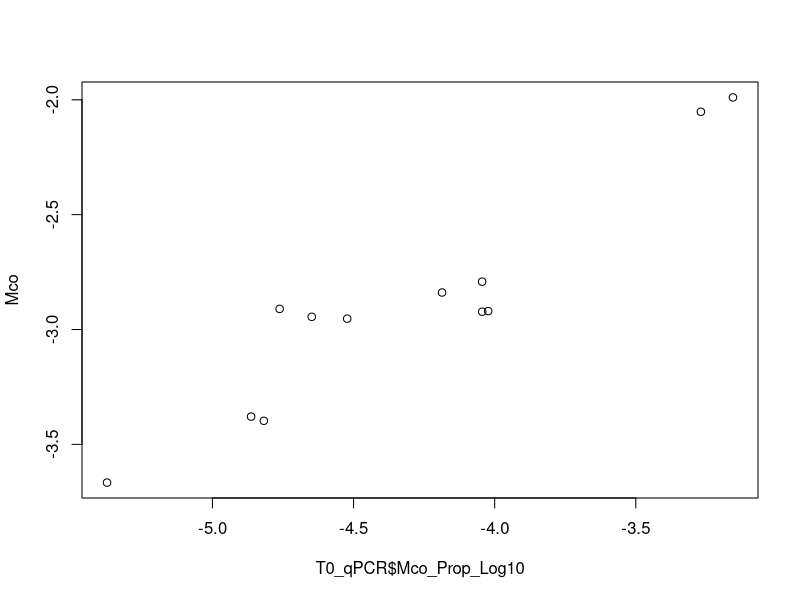
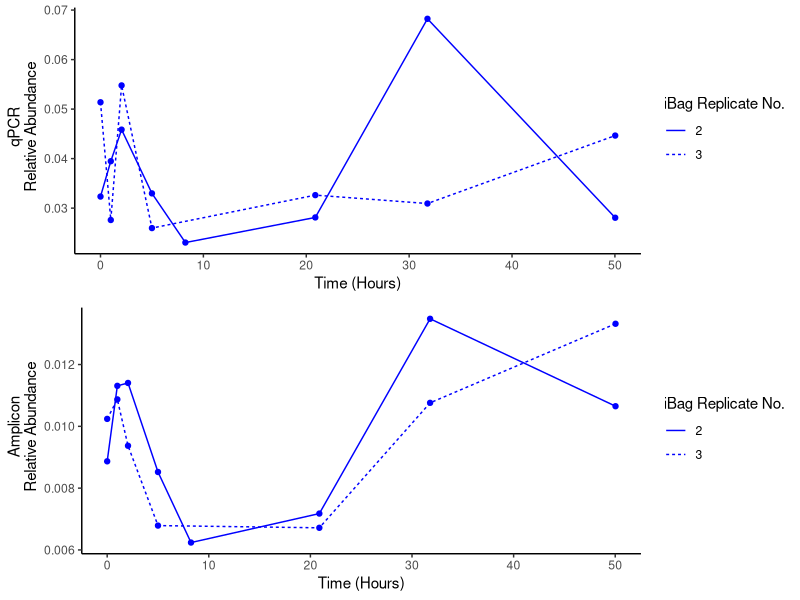

The R source for these figures, in order: (Note: this script raises an error after producing the figures.)
#########################################
# Comparisons of amplicon and qPCR data #
#########################################

library(ggplot2)
library(grid)
library(ggtext)
library(gridExtra)
library(scales)

#############
# qPCR data #
#############

T0_qPCR <- read.csv(file = "qPCR_JL.csv", header = TRUE)
Oct_2020_qPCR <- read.csv(file = "qPCR_Mco_time_series_relative.csv", header = TRUE)

##################
## Amplicon Data ##
###################

#Microbiological Data
All_16S <- read.csv(file = "16S_all.csv",header = TRUE)
T0_16S <- All_16S[All_16S$Time==0,]
T0_16S_select <- T0_16S[-16,]
T0_16S_select <- T0_16S_select[-15,]
T0_16S_select <- T0_16S_select[-13,]
T0_16S_select <- T0_16S_select[-1,]

Mco <- log10(T0_16S_select$Methylococcaceae)

oct_2020 <- subset(All_16S, Experiment == "OCT_2020")
oct_2020 <- oct_2020[-1,]#remove B1T0
oct_2020 <- oct_2020[-1,]#remove B1T1
Mco_oct_2020 <- oct_2020$Methylococcaceae

####################
# Geochemical Data #
####################

geochem <- read.csv(file = "T0_geochem.csv" ,sep = ",", header = TRUE)
row.names(geochem) <- geochem[,1] #set row names
geochem <- geochem[,-1] #remove first column
geochem <- geochem[,-5] #remove empty column at end
geochem_qPCR <- geochem[-16,]
geochem_qPCR <- geochem_qPCR[-15,]
geochem_qPCR <- geochem_qPCR[-13,]
geochem_qPCR <- geochem_qPCR[-1,]


o2 <- geochem_qPCR$Modeled_Initial_Oxygen
ch4 <- geochem_qPCR$Modeled_Initial_Methane
temp <- c(20.024,20.099,27.287,27.308,27.253,28.339,28.544,28.575,27.794,
          27.93,20.268,20.127)
season <- c("O","O","J","J","J","J","J","J","J","J","O","O")

############
## T0 Mco ##
############
cor.test(T0_qPCR$Mco_Prop_Log10,Mco,method="pearson",alternative = "two.sided")
# p = 4.36e-06, df = 10, t = 8.9479, r = 0.9428514, r^2 = 0.89

plot(T0_qPCR$Mco_Prop_Log10,Mco)
qPCR_vs_amplicon_Mco <- ggplot()+geom_point(aes(x=10^T0_qPCR$Mco_Prop_Log10,y=10^Mco),color="blue",size = 4.5) +
  scale_x_continuous(trans = "log10", breaks = trans_breaks("log10", function(x) 10^x),
                     labels = trans_format("log10", math_format(10^.x))) + 
  scale_y_continuous(trans = "log10", breaks = trans_breaks("log10", function(x) 10^x),
                     labels = trans_format("log10", math_format(10^.x))) + 
  annotation_custom(grid::textGrob(label = "P < 0.001",
                                   x = unit(0.892, "npc"), y = unit(0.135, "npc"), 
                                   gp = gpar(color = "black", fontsize=15))) +
  annotation_custom(grid::textGrob(label = expression(R^2*" = 0.89"),
                                   x = unit(0.891, "npc"), y = unit(0.220, "npc"), 
                                   gp = gpar(color = "black", fontsize=15))) +
  annotation_custom(grid::textGrob(label = expression(bold("C")),
                                   x = unit(0.055, "npc"), y = unit(0.96, "npc"), 
                                   gp = gpar(color = "black", fontsize=20))) +
  geom_smooth(aes(x = 10^T0_qPCR$Mco_Prop_Log10, y = 10^(Mco)), method = "lm", se=FALSE,
              color = "black", linewidth=0.4) +
  labs(x = expression(paste("    qPCR Relative Abundance\n          (pmoA gene copies\n/16S rRNA bacterial gene copies)")),
       y = "Amplicon Relative Abundance") + theme_classic() + 
  theme(axis.text = element_text(size=rel(1.6)),
        axis.title.x.bottom =  element_text(vjust=-10),
        axis.title = element_text(size=15),
        plot.margin = margin(5.5, 5.5, 50, 5.5, "pt"))

###############
# Time Series #
###############

#for above anoxic data
cor.test(Oct_2020_qPCR$Avg_Mco_rel_abund[Oct_2020_qPCR$Time < 55],
         Mco_oct_2020[Oct_2020_qPCR$Time < 55])
#t = 3.018, df = 13, p-value = 0.00989, r = 0.6418635, r^2 = 0.41

#######

qPCR_plot_Mco <- ggplot()+geom_point(aes(x=Oct_2020_qPCR$Time[Oct_2020_qPCR$Time < 55],
                                         y=Oct_2020_qPCR$Avg_Mco_rel_abund[Oct_2020_qPCR$Time < 55]),
                                     color = "blue") +
  geom_line(aes(x=Oct_2020_qPCR$Time[Oct_2020_qPCR$Time < 55],
                y=Oct_2020_qPCR$Avg_Mco_rel_abund[Oct_2020_qPCR$Time < 55],
                linetype = as.character(Oct_2020_qPCR$Box[Oct_2020_qPCR$Time < 55])),
            color = "blue") + theme_classic() +
  labs(x="Time (Hours)", y = "   qPCR 
  Relative Abundance") +
  guides(linetype = guide_legend(title = "iBag Replicate No.")) 


amplicon_plot_Mco <- ggplot() + geom_point(aes(x=Oct_2020_qPCR$Time[Oct_2020_qPCR$Time < 55],
                                               y=Mco_oct_2020[Oct_2020_qPCR$Time < 55]),
                                           color = "blue") +
  geom_line(aes(x=Oct_2020_qPCR$Time[Oct_2020_qPCR$Time < 55],
                y=Mco_oct_2020[Oct_2020_qPCR$Time < 55],
                linetype=as.character(Oct_2020_qPCR$Box[Oct_2020_qPCR$Time < 55])),
            color = "blue") + theme_classic() +
  labs(x="Time (Hours)", y = "   Amplicon 
  Relative Abundance") +
  guides(linetype = guide_legend(title = "iBag Replicate No."))

grid.arrange(qPCR_plot_Mco,amplicon_plot_Mco)

##########
Mco_abs_abund <- c(1031.143945,3771.62069,745.433083,1205.474825,726.8109836,766.9212874,
                   954.1661588,236.2442683,1753.536149,2509.215458,598.6882094,1783.791633)

plot(log10(Mco_abs_abund),Mco_subset)
cor.test(log10(Mco_abs_abund),Mco_subset) #R^2 = 0.39

plot(log10(Mco_abs_abund),T0_qPCR$Mco_Prop_Log10)
cor.test(log10(Mco_abs_abund),T0_qPCR$Mco_Prop_Log10)


###################
# qPCR vs geochem #
###################

Mco_qPCR <- T0_qPCR$Mco_Prop_Log10

###Mco###

#Rate constant
cor.test(rate_constant,Mco_qPCR, alternative = "two.sided", method = "pearson")
#t = 11.689, df = 10, p-value = 3.738e-07, r = 0.9653, r^2 = 0.93

# Oxygen 
cor.test(o2,Mco_qPCR, alternative = "two.sided", method = "pearson")
# Negative correlation - Pearson: r = -0.912044, t = -7.0329, p-value = 3.571e-05

# Methane 

cor.test(ch4,Mco_qPCR, alternative = "two.sided", method = "pearson")
## No correlation - Pearson: r = -0.2780195, t = -0.91526, and p-value = 0.3816

# Temp
cor.test(temp,Mco_qPCR, alternative = "two.sided", method = "pearson")
## Negative  correlation - Pearson: r = -0.7933298, t = -4.1208, p-value = 0.002074


#################
# Geochem plots #
#################

rate_Mco_qPCR <- ggplot() + 
  geom_point(aes(x = 10^(Mco_qPCR), y = rate_constant_qPCR), color = "blue", size =4.5) +
  labs(x=bquote(atop("Relative Abundance of"~italic("Methylococcaceae"),"(qPCR)")), 
       y = expression(paste("Rate Constant (k, h", r^-1, ")"))) + 
  annotation_custom(grid::textGrob(label = "P < 0.001",
                                   x = unit(0.892, "npc"), y = unit(0.135, "npc"), 
                                   gp = gpar(color = "black", fontsize=15))) +
  annotation_custom(grid::textGrob(label = expression(R^2*" = 0.93"),
                                   x = unit(0.891, "npc"), y = unit(0.215, "npc"), 
                                   gp = gpar(color = "black", fontsize=15))) +
  annotation_custom(grid::textGrob(label = expression(bold("B")),
                                   x = unit(0.055, "npc"), y = unit(0.96, "npc"), 
                                   gp = gpar(color = "black", fontsize=20))) +
  scale_x_continuous(trans = "log10", breaks = trans_breaks("log10", function(x) 10^x),
                     labels = trans_format("log10", math_format(10^.x))) + 
  geom_smooth(aes(x = 10^(Mco_qPCR), y = rate_constant_qPCR), method = "lm", se=FALSE,
              color = "black", linewidth=0.5) + ylim(0,0.465) +
  guides(linetype = "none", color = "none") + theme_classic() + 
  theme(axis.text = element_text(size=rel(1.6)),
        axis.title = element_text(size=15))

rate_Mco_qPCR

grid.arrange(rate_Mco,rate_Mco_qPCR,qPCR_vs_amplicon_Mco,nrow=1)
